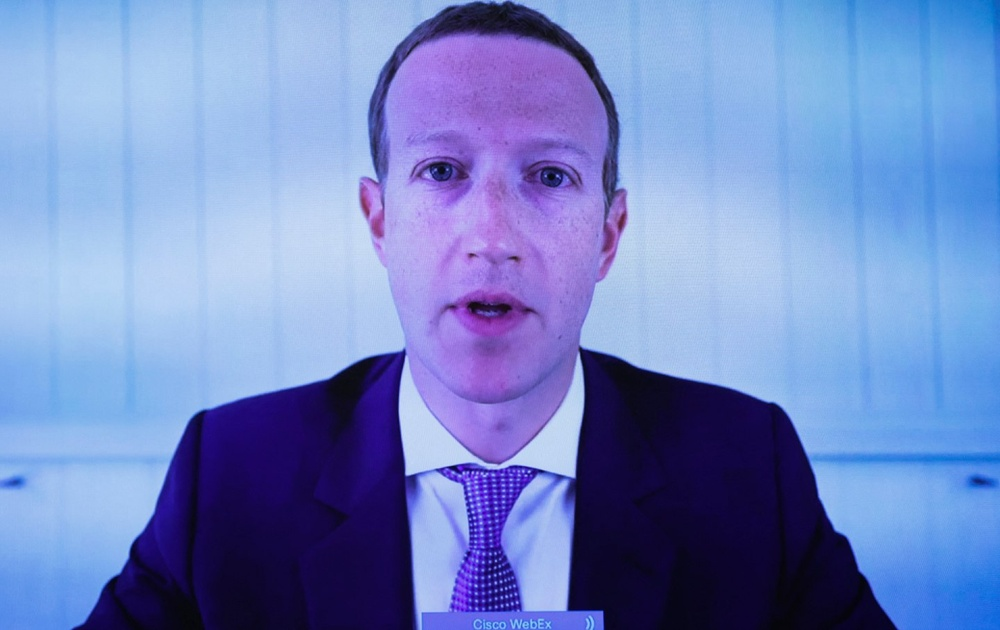
#> input picture Mini project/zuckerberg-testify-ap-img.jpg, 1000 x 630 px, shrunk from 1440 x 907 before the run, found by its file name
$ python project.py
#> lines starting #> are read from the running program, lines starting #| are printed output that depends on the picture
import numpy as np
from cv2 import cv2

classifyImage=cv2.CascadeClassifier('C:/Users/Amit gupta/AppData/Local/Programs/Python/Python36-32/Lib/site-packages/cv2/data/haarcascade_frontalface_default.xml')
originalImage=cv2.imread('C:/Users/Amit gupta/Desktop/zuckerberg-testify-ap-img.jpg')
#> originalImage is the input picture: shape (630, 1000, 3); mean B, G, R 195.5, 134.7, 114.9
grayImg=cv2.cvtColor(originalImage,cv2.COLOR_BGR2GRAY)
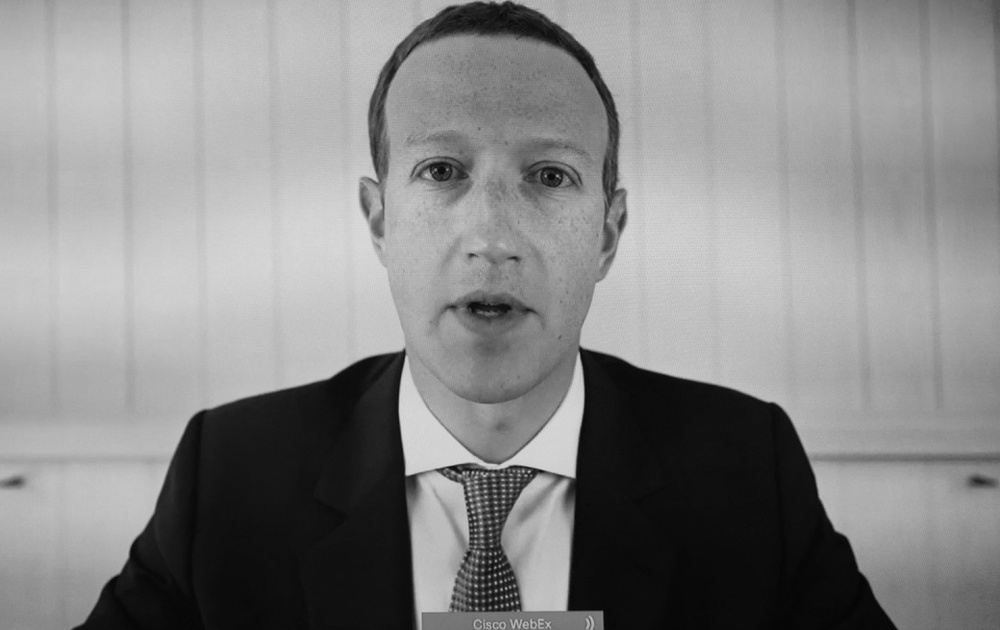
#> grayImg: shape (630, 1000); min 4, max 219, mean 135.7

# region of interest tro detect the face
#> (the run stopped early here; a loop or call above may not have finished)
